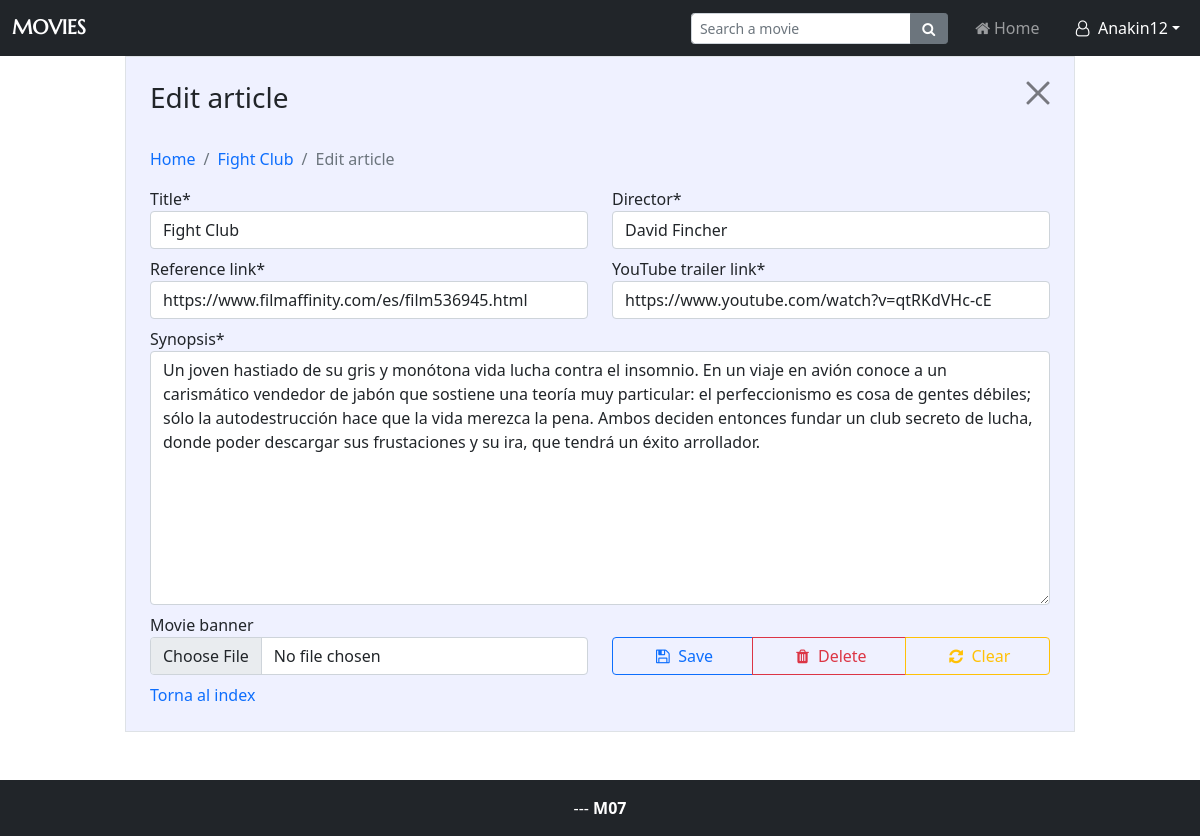
Page /controller/edit.php?id=4 (signed in) on the committed database.
### tables this page shows
CREATE TABLE IF NOT EXISTS `users` (
  `nickname` varchar(100) NOT NULL,
  `email` varchar(255) NOT NULL,
  `password` varchar(32) NOT NULL,
  `id` int(11) NOT NULL AUTO_INCREMENT,
  `reset_token` text NOT NULL,
  `remember_me_token` text NOT NULL,
  `social_provider` enum('','Twitter','GitHub','Google') NOT NULL,
  `admin` enum('0','1') NOT NULL,
  PRIMARY KEY (`id`)
);

CREATE TABLE IF NOT EXISTS `posts` (
  `id` int(11) NOT NULL AUTO_INCREMENT,
  `synopsis` text NOT NULL,
  `title` text NOT NULL,
  `director` text NOT NULL,
  `link` text NOT NULL,
  `youtube_link` text NOT NULL,
  `user_id` int(11) NOT NULL,
  `dateTime` timestamp NOT NULL DEFAULT current_timestamp(),
  `image_path` text NOT NULL,
  PRIMARY KEY (`id`)
);

### controller/edit.php (called while the page is built, shortened)
<?php
require_once '../model/pdo-articles.php';
require_once '../controller/session.php';
$errors = [];
$userId = getSessionUserId();
if (isset($_GET['id'])) {
    $articleId = $_GET['id'];
    $article = getPost($articleId);
    $title = $article['title'];
    $director = $article['director'];
    $link = $article['link'];
    $ytLink = $article['youtube_link'];
    $synopsis = $article['synopsis'];
} else if (isset($_POST['guardar'])) {
    $imagePath = "";
    $title = sanitizeString($_POST['title']);
    $director = sanitizeString($_POST['director']);
    $link = sanitizeString($_POST['link']);
    $ytLink = sanitizeString($_POST['youtube']);
    $synopsis = sanitizeString($_POST['synopsis']);
    checkUserInput($title, $director, $link, $ytLink, $synopsis);
    if (empty($errors)) {
        if (isset($_SESSION["articleId"])) {
            $articleId = $_SESSION["articleId"];
            updatePost($articleId, $title, $director, $link, $ytLink, $synopsis);
        } else {
            $articleId = createPost($userId, $title, $director, $link, $ytLink, $synopsis);
            $_SESSION["articleId"] = $articleId;
        }
    } else {
        $articleId = $_SESSION["articleId"];
    }
    $article = getPost($articleId);
} else unset($_SESSION['articleId']);
include '../view/edit.view.php';

### controller/navbar.php (called while the page is built, shortened)
<?php
require_once '../model/pdo-users.php';
require_once '../controller/session.php';
    $userId = getSessionUserId();
    $anonUser = $userId == 0;
    if (!$anonUser) {
        $nickname = getUserNicknameById($userId);
    } else $changePasswordVisibility = '';
    $file = pathinfo($_SERVER['PHP_SELF'])['filename'];
    $homeActive = $file == "index" ? "active" : "";
    $createActive = $file == "edit" ? "active" : "";
    $passwordActive = $file == "change-password" ? "active" : "";
    include '../view/navbar.view.php';

### controller/session.php (called while the page is built, shortened)
<?php
require_once "../model/pdo-users.php";
function getSessionUserId() {
    if (isset($_SESSION["userId"])) {
        return $_SESSION["userId"];
    } else {
        return 0;
    }
}

### model/pdo-users.php (called while the page is built, shortened)
<?php
function getUserNicknameById($userId)
{
    try {
        $connexio = getConnection();
        $statement = $connexio->prepare('SELECT nickname FROM users WHERE id = :userId');
        $statement->bindParam('userId', $userId, PDO::PARAM_INT);
        $statement->execute();
        $result = $statement->fetch();
        return $result['nickname'];
    } catch (PDOException $e) {
        die("No es pot establir connexió amb la base de dades");
    }
}

### model/pdo-articles.php (called while the page is built, shortened)
<?php
function getPost($articleId)
{
    try {
        $connexio = getConnection();
        $statement = $connexio->prepare('
        SELECT title, director, link, youtube_link, synopsis, id, dateTime, image_path, user_id,
        (SELECT nickname FROM users WHERE id = user_id) AS nickname
        FROM posts WHERE id = :articleId');
        $statement->bindParam('articleId', $articleId, PDO::PARAM_INT);
        $statement->execute();
        return $statement->fetch();
    } catch (PDOException $e) {
        die("No es pot establir connexió amb la base de dades");
    }
}

### view/edit.view.php (the view, shortened to what this page needs)
<!DOCTYPE html>
<html lang="en">
<head>
    <link rel="stylesheet" href="../view/bootstrap/css/bootstrap.min.css">
    <link rel="stylesheet" href="../view/fontello/css/fontello.css">
    <link rel="stylesheet" href="../view/styles.css">
</head>
<body>
<?php require_once '../controller/navbar.php' ?>
    <main class="container">
        <div class="row justify-content-center h-100">
            <div class="edit d-grid gap-3 p-4 border col-md-10 col-12 align-items-center">
                <form action="<?php echo $_SERVER['PHP_SELF'] ?>" id="form" method="POST" novalidate enctype="multipart/form-data">
                    <header class="col-12 d-flex justify-content-between mb-4">
                        <h3>
                            <?php echo isset($_SESSION["articleId"]) ? "Edit" : "Create new" ?> article
                        </h3>
                        <h4>
                            <a type="button" class="btn-close p-0" title="Close" href="index.php"></a>
                        </h4>
                    </header>
                    <nav aria-label="breadcrumb">
                    <ol class="breadcrumb">
                        <li class="breadcrumb-item" title="Go to home"><a href="index.php">Home</a></li>
                        <?php
                        if (isset($_SESSION["articleId"])) {
                            $titleDB = $article['title'];
                            echo "
                            <li class='breadcrumb-item' title='Go to this post'>
                                <a href='article.php?id=$articleId'>$titleDB</a>
                            </li>";
                        }
                        ?>
                        <li class="breadcrumb-item active" aria-current="page"><?php echo isset($_SESSION["articleId"]) ? "Edit" : "Create" ?> article</li>
                    </ol>
                    </nav>
                    <div class="row">
                        <div class="col-md-6 col-12 form-group mb-2">
                            <label for="title">Title*</label>
                            <input type="text" id="title" name="title" placeholder="Type the title" class="form-control <?php echo isset($errors['title']) ? "is-invalid" : "" ?>" value="<?php echo isset($title) ? $title : '' ?>">
                        </div>
                        <div class="col-md-6 col-12 form-group mb-2">
                            <label for="director">Director*</label>
                            <input type="text" id="director" name="director" placeholder="Type the director" class="form-control <?php echo isset($errors['director']) ? "is-invalid" : "" ?>" value="<?php echo isset($director) ? $director : '' ?>">
                        </div>
                    </div>
                    <div class="row">
                        <div class="col-md-6 col-12 form-group mb-2">
                            <label for="link">Reference link*</label>
                            <input type="text" id="link" name="link" placeholder="Type the reference link" class="form-control <?php echo isset($errors['link']) ? "is-invalid" : "" ?>" value="<?php echo isset($link) ? $link : '' ?>">
                        </div>
                        <div class="col-md-6 col-12 form-group mb-2">
                            <label for="youtube">YouTube trailer link*</label>
                            <input type="text" id="youtube" name="youtube" placeholder="Type the YouTube trailer link" class="form-control <?php echo isset($errors['youtube']) ? "is-invalid" : "" ?>" value="<?php echo isset($ytLink) ? $ytLink : '' ?>">
                        </div>
                    </div>
                    <div class="form-group mb-2">
                        <label for="synopsis">Synopsis*</label>
                        <textarea rows="10" id="synopsis" name="synopsis" class="form-control <?php echo isset($errors['synopsis']) ? "is-invalid" : "" ?>"><?php echo isset($synopsis) ? $synopsis : '' ?></textarea>
                    </div>
                    <div class="row mb-2 align-items-end">
                        <div class="form-group col-md-6 col-12">
                            <label for="file">Movie banner</label>
                            <input class="form-control" type="file" id="file" name="file" accept="image/png, image/jpeg">
                        </div>
                        <div class="btn-group mt-3 col-md-6 col-12">
                            <button class="btn btn-outline-primary" type="submit" name="guardar" title="Save post">
                                <span class="icon-floppy"> Save</span>
                            </button>
                            <a class="btn btn-outline-danger" title="Delete post" onclick="show_confirm(<?php echo isset($articleId) ? $articleId : 0 ?>)">
                                <span class="icon-trash"> Delete</span>
                            </a>
                            <button class="btn btn-outline-warning" type="button" id="clear" title="Clear form">
                                <span class="icon-arrows-cw"> Clear</span>
                            </button>
                        </div>
                    </div>
            <a href="index.php">Torna al index</a>
                </form>
            </div>
        </div>
    </main>
    <?php include_once '../view/footer.view.php' ?>
</body>
</html>

### view/navbar.view.php (shortened to what this page needs)
<nav class="navbar fixed-top navbar-expand-lg navbar-dark bg-dark">
  <div class="container-fluid">
    <a class="navbar-brand" href="index.php">Movies</a>
    <div class="collapse navbar-collapse" id="navbarNav">
      <ul class="navbar-nav ms-md-auto gap-2">
        <li class="nav-item align-self-center">
          <form method="GET" action="index.php" class="input-group input-group-sm">
            <input type="search" name="search" class="form-control" placeholder="Search a movie" value="<?php echo isset($_GET['search']) ? $_GET['search'] : '' ?>"/>
            <button type="submit" title="Search a movie" class="btn btn-secondary">
              <i class="icon-search"></i>
            </button>
          </form>
        </li>
        <li class="nav-item rounded">
          <a class="nav-link <?php echo $homeActive ?>" aria-current="page" href="index.php"><span class="icon-home"></span>Home</a>
        </li>
        <li class="nav-item dropdown rounded">
          <?php
          if ($anonUser)
            echo <<<STR
                <a class="nav-link dropdown-toggle $loginActive $signupActive" href="#" id="navbarDropdown" role="button" data-bs-toggle="dropdown" aria-expanded="false"><i class="bi bi-person-fill me-2"></i><span class="icon-user-o"></span> Sign in </a>
                <ul class="dropdown-menu dropdown-menu-end">
                <li><a class="dropdown-item $loginActive" href="login.php"><span class="icon-user-o"></span> Log in</a></li>
                <li><a class="dropdown-item $signupActive" href="sign-up.php"><span class="icon-user-plus"></span> Sign up</a></li>
            STR;
else echo <<<STR
<a class="nav-link dropdown-toggle $createActive $passwordActive" href="#" id="navbarDropdown" role="button" data-bs-toggle="dropdown" aria-expanded="false"><i class="bi bi-person-fill me-2"></i><span class="icon-user-o"></span> $nickname</a>
<ul class="dropdown-menu dropdown-menu-end">
<li><a class="dropdown-item $createActive" href="edit.php"><span class="icon-plus"></span> New post</a></li>
<li><a class="dropdown-item $passwordActive $changePasswordVisibility" href="change-password.php"><span class="icon-key"></span> Change password</a></li>
<li><a class="dropdown-item " href="recovery-password.php"><span class="icon-key"></span> Recovery password</a></li>
<li><a class="dropdown-item " href="llistar-usuaris.php"><span class="icon-key"></span> Llistar tots els usuaris</a></li>
<li><a class="dropdown-item " href="donar-baixa.php"><span class="icon-key"></span> Donar-se de baixa</a></li>
<div class="dropdown-divider"></div>
<li><a class="dropdown-item" href="clear-session.php"><span class="icon-logout"></span> Log out</a></li>
STR;
          ?>
      </ul>
      </li>
      </ul>
    </div>
  </div>
</nav>

### view/styles.css (style rules this page uses)
html, body { height: 100%; }
body { padding-top: 3.5rem; display: flex; flex-direction: column; word-break: break-word; }
main { flex: 1 0 auto; }
span[class^='icon'] { display: inline-block; }
a { text-decoration: none; }
.edit { height: 100%; background-color: #eff1ff; }
.navbar-brand { font-family: Marcellus; text-transform: uppercase; font-weight: bold; }

### rows in the picture
users: nickname "Anakin12"
posts: title "Fight Club", director "David Fincher", link "https://www.filmaffinity.com/es/film536945.html", youtube "https://www.youtube.com/watch?v=qtRKdVHc-cE", synopsis "Un joven hastiado de su gris y monótona vida lucha contra el insomnio. En un viaje en avión conoce a un carismático vendedor de jabón que sostiene una teoría muy particular: el perfeccionismo es cosa de gentes débiles; sólo la autodestrucción hace que la vida merezca la pena. Ambos deciden entonces fundar un club secreto de lucha, donde poder descargar sus frustaciones y su ira, que tendrá un éxito arrollador."
